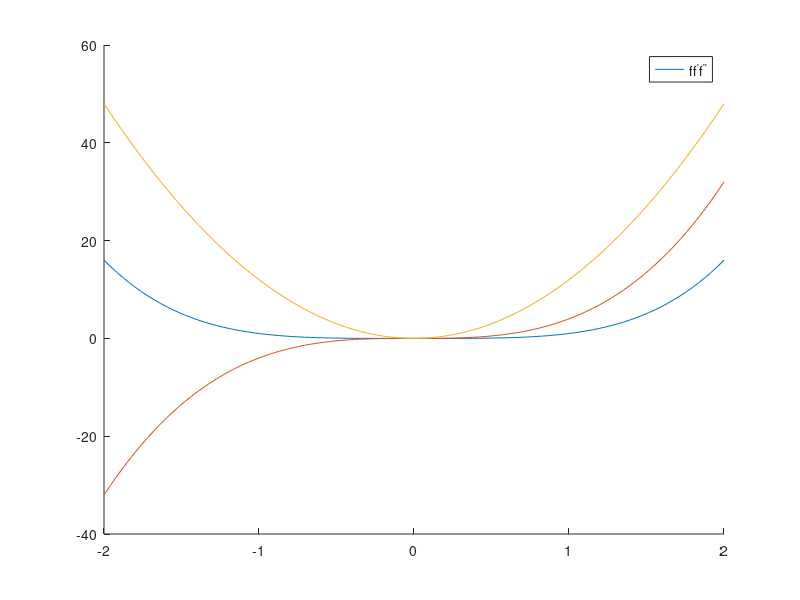

This figure's MATLAB source:
close all; clc; clear all;
x = linspace(-2,2,100);
f = x.^4;
hold on;
plot(x,f);
plot(x,4.*x.^3);
plot(x,12*x.^2);
legend(["f","f^'","f^{''}"])

cosd(45).^2
sind(45).^2